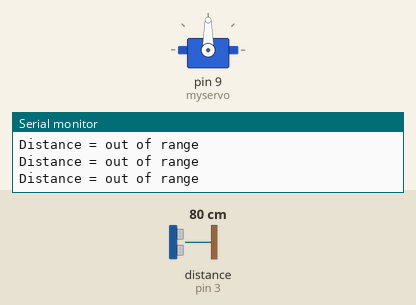
A sketch run on a simulated Arduino Uno, built with avr-gcc and run on an emulated ATmega328P. On the bench: servo, the last lines printed to the serial monitor. Wiring (inferred from the names in the program): ultrasonic range finder: trigger pin 2; echo pin 3. The test bench sets the inputs (shaded band); at power-on: distance to the obstacle (sensor on pin 3) 80 cm. The echo pulse lasts 58.3 µs per cm.

Above: at 1.3 s.
1.4 s: distance to the obstacle (sensor on pin 3) set to 6 cm
2.9 s: distance to the obstacle (sensor on pin 3) set to 3 cm
At 3.8 s:
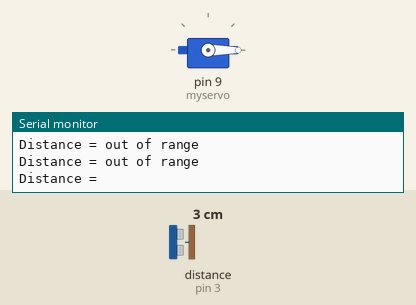
At 5.7 s:
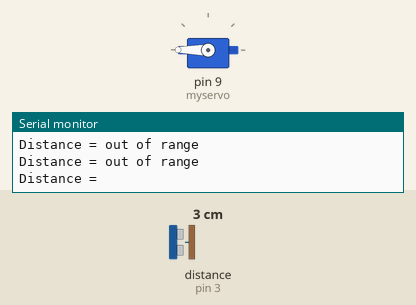
5.9 s: distance to the obstacle (sensor on pin 3) set to 9 cm
At 6.4 s:
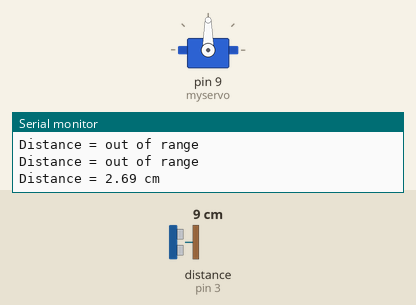
Timing chart, 0 to 8.9 s (numbered marks = the images above; inputs shaded):
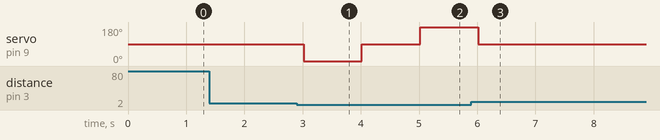

Measured:
- the behaviour switches between 5 and 4 cm on distance to the obstacle (sensor on pin 3) (found by bisection; images 0 and 1)
- after the input at 2.9 s, servo on pin 9 (myservo): 90° → 0° after 0.12 s, → 90° 1.0 s later, → 180° 1.0 s later
- after the input at 5.9 s, servo on pin 9 (myservo): goes on until 6.0 s, then stays 90°

The sketch:

automatic_hand_sanitizer1.ino
```cpp
#include <Servo.h>
Servo myservo;
#define trigPin 2
#define echoPin 3

float duration, distance;

void setup()
{
  myservo.attach(9); //ataches the servo on pin 9
  Serial.begin(9600);
  pinMode(trigPin, OUTPUT);
  pinMode(echoPin, INPUT);
}

void loop()
{
  //Write apulse to the HC-SR04 Trigger Pin

  digitalWrite(trigPin, LOW);
  delayMicroseconds(2);
  digitalWrite(trigPin, HIGH);
  delayMicroseconds(10);
  digitalWrite(trigPin, LOW);

  //Measure the response from the HC-SR04 Echo Pin

  duration = pulseIn(echoPin, HIGH);

  //Determine distance from duration
  //Use 343 metres per seconds as speed of sound

  distance = (duration / 2) * 0.0343;

  // Send results to Serial Monitor

  Serial.print("Distance = ");
  if (distance >= 4 || distance <= 2)
  {
    Serial.println("out of range");
    myservo.detach();
  }

  else
  {

    myservo.attach(9);
    myservo.write(0);
    delay(1000);
    myservo.write(90);
    delay(1000);
    myservo.write(180);
    delay(1000);
    myservo.write(90);


   Serial.print(distance);
   Serial.println(" cm ");
   delay(500);

  }
  delay(500);
  myservo.detach();

}
```
